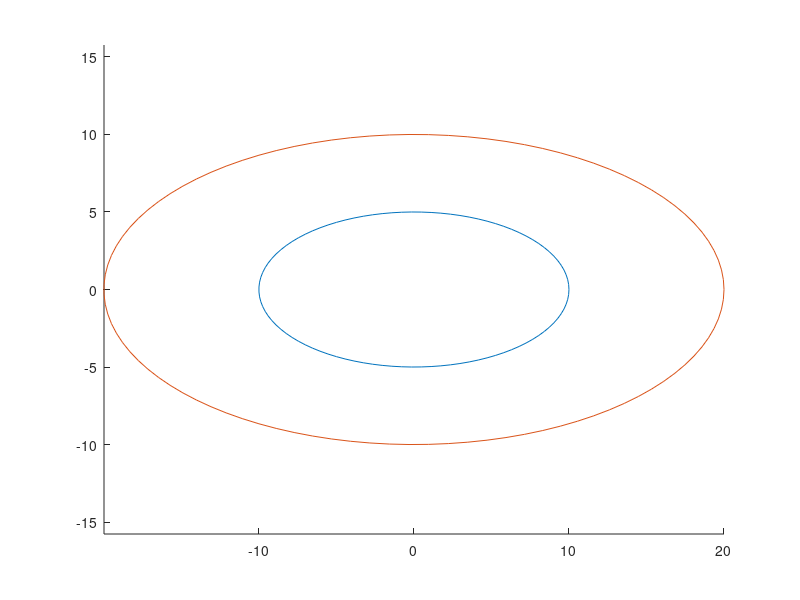

Source code (MATLAB):
clc; clear; close all;

t = linspace(0, 2*pi, 100);
scale = sqrt(2);
sigma_x = 10;
sigma_y = 5;

x_c = 0;
y_c = 0;

x = x_c + (sigma_x)*cos(t);
y = y_c + (sigma_y)*sin(t);

figure;
hold on;
plot(x,y);


x = x_c + (sigma_x*2)*cos(t);
y = y_c + (sigma_y*2)*sin(t);
plot(x,y);
axis equal